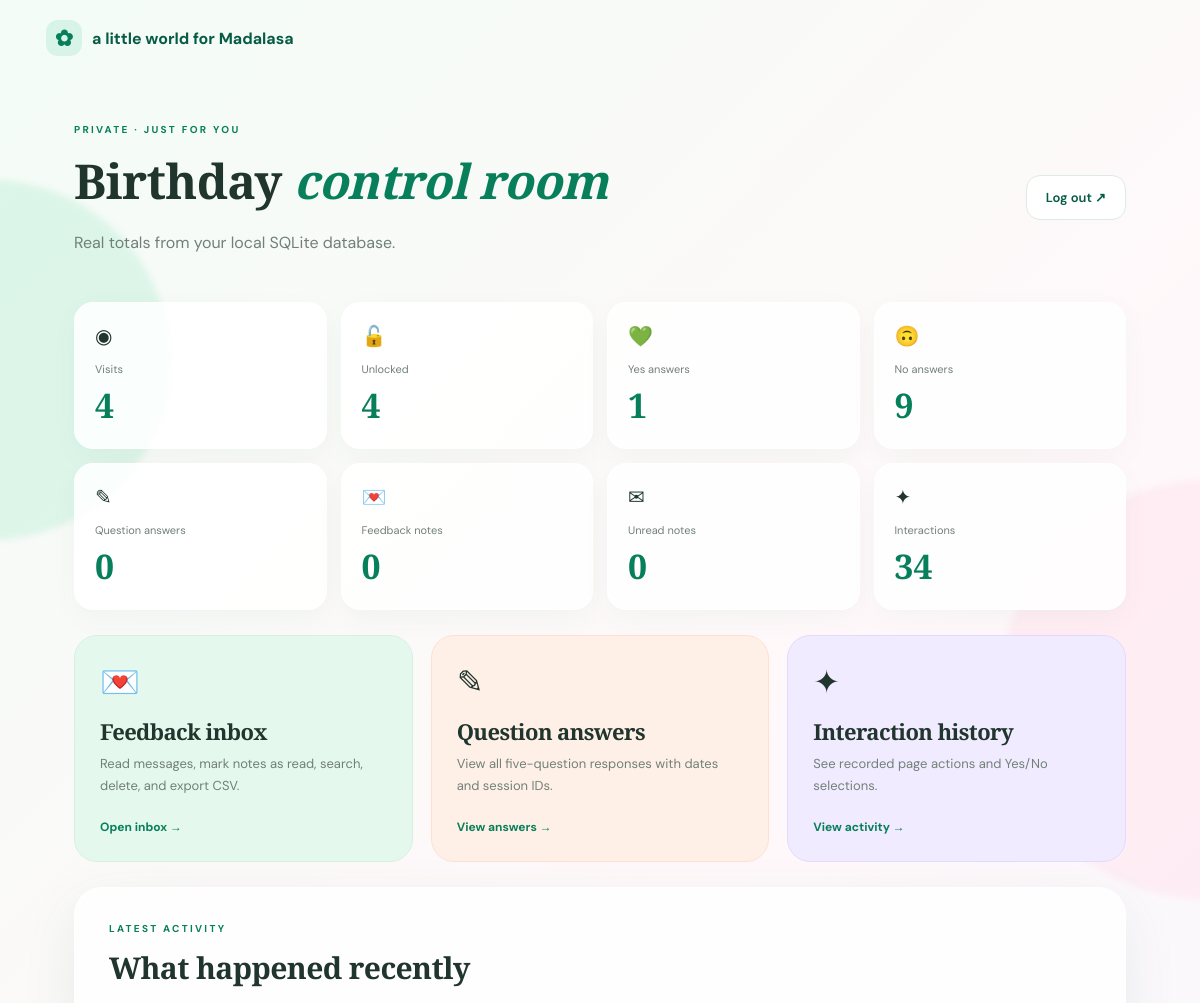
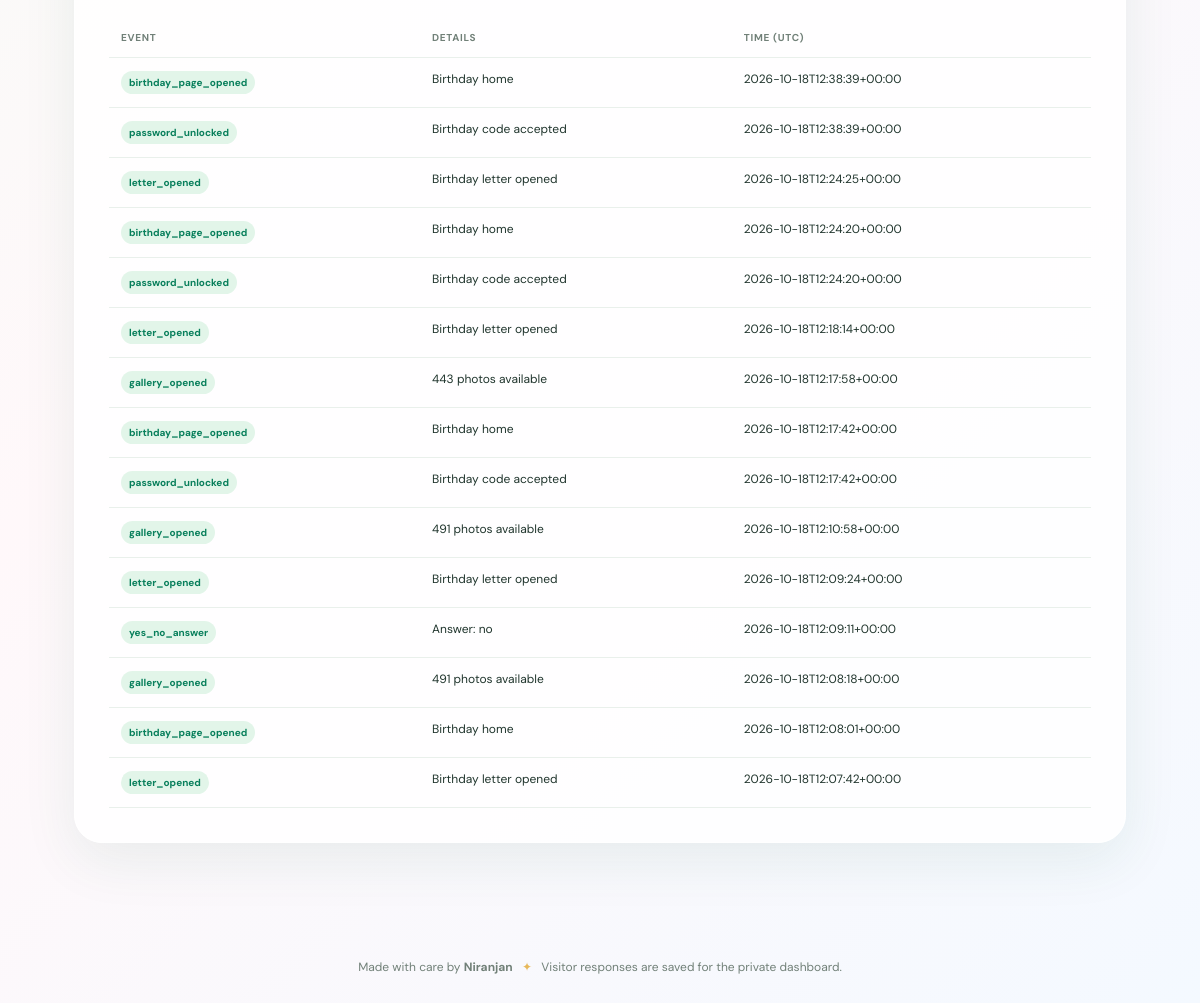
Page /admin (signed in) on the committed database (2 pictures, top to bottom).
### tables this page shows
CREATE TABLE events(id INTEGER PRIMARY KEY,visitor TEXT,event TEXT,details TEXT,created TEXT);

### app.py (the view)
@app.route('/admin')
@admin
def dashboard():
 with connect() as c:
  stats={k:c.execute(q).fetchone()[0] for k,q in {'visits':'SELECT COUNT(*) FROM visits','unlocked':'SELECT COUNT(*) FROM visits WHERE unlocked=1','yes':"SELECT COUNT(*) FROM responses WHERE answer='yes'",'no':"SELECT COUNT(*) FROM responses WHERE answer='no'",'answers':'SELECT COUNT(*) FROM answers','feedback':'SELECT COUNT(*) FROM feedback','unread':'SELECT COUNT(*) FROM feedback WHERE read=0','events':'SELECT COUNT(*) FROM events'}.items()}
  recent=c.execute('SELECT * FROM events ORDER BY id DESC LIMIT 15').fetchall()
 return render_template('admin_dashboard.html',stats=stats,recent=recent)

### app.py (called while the page is built)
def connect():
 c=sqlite3.connect(DB,timeout=20); c.row_factory=sqlite3.Row; return c

def csrf():
 if 'csrf' not in session: session['csrf']=secrets.token_urlsafe(24)
 return session['csrf']

@app.before_request
def check_csrf():
 if request.method=='POST':
  sent=request.form.get('csrf_token') or request.headers.get('X-CSRF-Token','')
  if not sent or not hmac.compare_digest(str(sent),str(session.get('csrf',''))): abort(400,'Form session expired. Refresh and try again.')

def admin(fn):
 @wraps(fn)
 def inner(*a,**kw):
  if not session.get('admin'): return redirect(url_for('admin_login'))
  return fn(*a,**kw)
 return inner

### templates/admin_dashboard.html (shortened to what this page needs)
{% extends 'base.html' %}
{% block content %}
<section class="admin-head">
    <div>
        <p class="eyebrow">PRIVATE · JUST FOR YOU</p>
        <h1>Birthday <span class="script">control room</span></h1>
        <p class="muted">Real totals from your local SQLite database.</p>
    </div>
    <form method="post" action="{{ url_for('logout') }}">
        <button class="btn secondary" type="submit">Log out ↗</button>
    </form>
</section>
<div class="stats-grid">
    {% for key, label, icon in [
        ('visits', 'Visits', '◉'),
        ('unlocked', 'Unlocked', '🔓'),
        ('yes', 'Yes answers', '💚'),
        ('no', 'No answers', '🙃'),
        ('answers', 'Question answers', '✎'),
        ('feedback', 'Feedback notes', '💌'),
        ('unread', 'Unread notes', '✉'),
        ('events', 'Interactions', '✦')
    ] %}
    <article class="stat-card">
        <span>{{ icon }}</span>
        <small>{{ label }}</small>
        <strong>{{ stats[key] }}</strong>
    </article>
    {% endfor %}
</div>
<div class="admin-links">
    <a class="feature-card" href="{{ url_for('feedback_list') }}">
        <span class="feature-icon">💌</span>
        <h3>Feedback inbox</h3>
        <p>Read messages, mark notes as read, search, delete, and export CSV.</p>
        <span class="feature-link">Open inbox →</span>
    </a>
    <a class="feature-card peach" href="{{ url_for('answers_list') }}">
        <span class="feature-icon">✎</span>
        <h3>Question answers</h3>
        <p>View all five-question responses with dates and session IDs.</p>
        <span class="feature-link">View answers →</span>
    </a>
    <a class="feature-card lilac" href="{{ url_for('interactions') }}">
        <span class="feature-icon">✦</span>
        <h3>Interaction history</h3>
        <p>See recorded page actions and Yes/No selections.</p>
        <span class="feature-link">View activity →</span>
    </a>
</div>
<section class="section-card">
    <div class="section-heading">
        <div>
            <p class="eyebrow">LATEST ACTIVITY</p>
            <h2>What happened recently</h2>
        </div>
    </div>
    {% if recent %}
    <div class="table-wrap">
        <table>
            <thead>
                <tr>
                    <th>Event</th>
                    <th>Details</th>
                    <th>Time (UTC)</th>
                </tr>
            </thead>
            <tbody>
                {% for r in recent %}
                <tr>
                    <td>
                        <span class="event-pill">{{ r.event }}</span>
                    </td>
                    <td>{{ r.details }}</td>
                    <td>{{ r.created }}</td>
                </tr>
                {% endfor %}
            </tbody>
        </table>
    </div>
    {% else %}
    <p class="muted">
        No activity yet. It will appear when the website is used.
    </p>
    {% endif %}
</section>
{% endblock %}

### templates/base.html (shortened to what this page needs)
<!doctype html>
<html lang="en">
<head>
    <link rel="stylesheet"
          href="{{ url_for('static', filename='css/style.css') }}">
</head>
<body>
    <div class="bg-orb orb1"></div>
    <header class="topbar">
        <a class="brand"
           href="{{ url_for('birthday') if session.get('unlocked') else url_for('home') }}">
            <span class="brand-icon">✿</span>
            a little world for Madalasa
        </a>
    </header>
    <main class="page">
        {% block content %}{% endblock %}
    </main>
    <footer class="footer">
        Made with care by <strong>Niranjan</strong>
        <span>✦</span>
        Visitor responses are saved for the private dashboard.
    </footer>
</body>
</html>

### static/css/style.css (style rules this page uses)
:root { --green:#087f5b;--deep:#075b45;--mint:#d8f3e7;--pale:#f2fbf6;--pink:#ffe4ed;--peach:#fff0e5;--gold:#e7b85b;--ink:#20352d;--muted:#718078;--line:#dcebe2;--white:#fff;--shadow:0 18px 55px #1c604015 }
* { box-sizing:border-box }
html { scroll-behavior:smooth }
body { margin:0;background:linear-gradient(135deg,#f3fcf6 0%,#fff8fa 48%,#f4f9ff 100%);color:var(--ink);font-family:'DM Sans',sans-serif;min-height:100vh;overflow-x:hidden }
.bg-orb { position:fixed;z-index:-1;border-radius:50%;filter:blur(3px);opacity:.5;pointer-events:none }
.orb1 { width:360px;height:360px;left:-190px;top:180px;background:#c4f0db }
.topbar { height:76px;max-width:1160px;margin:auto;padding:0 26px;display:flex;align-items:center;justify-content:space-between;gap:20px }
.brand { text-decoration:none;color:var(--deep);font-weight:700;display:flex;align-items:center;gap:10px }
.brand-icon { display:grid;place-items:center;background:var(--mint);width:36px;height:36px;border-radius:12px;color:var(--green);font-size:22px }
.page { max-width:1100px;margin:0 auto;padding:25px 24px 70px;position:relative;z-index:1 }
.footer { text-align:center;padding:22px 15px 30px;color:var(--muted);font-size:12px }
.footer span { color:var(--gold);padding:0 6px }
.card,.section-card { background:#ffffffd9;border:1px solid #ffffff;box-shadow:var(--shadow);border-radius:28px }
.eyebrow { font-size:10px;letter-spacing:2.3px;font-weight:700;color:var(--green);margin:0 0 12px }
.gate h1,h1,h2,h3 { font-family:'Playfair Display',serif;letter-spacing:-.6px }
.muted { color:var(--muted);line-height:1.7 }
.btn { display:inline-flex;align-items:center;justify-content:center;gap:12px;border:0;border-radius:14px;padding:13px 19px;font:600 13px 'DM Sans',sans-serif;text-decoration:none;cursor:pointer;transition:transform .2s,box-shadow .2s,background .2s }
.secondary { background:#fff;border:1px solid var(--line);color:var(--deep) }
.script { font-family:'Playfair Display',serif;font-style:italic;color:var(--green) }
.section-card { padding:34px;margin:24px 0 }
.section-card h2 { font-size:30px;margin:8px 0 }
.section-heading { display:flex;justify-content:space-between;align-items:center;margin-bottom:25px }
.feature-grid,.admin-links { display:grid;grid-template-columns:repeat(2,minmax(0,1fr));gap:18px;margin:25px 0 }
.feature-card { display:block;text-decoration:none;color:inherit;background:#e5f8ed;border:1px solid #d5f0e1;border-radius:23px;padding:25px;transition:.2s }
.feature-card.peach { background:#fff0e7;border-color:#ffdfcd }
.feature-card.lilac { background:#f1ebff;border-color:#e3d8ff }
.feature-icon { font-size:32px }
.feature-card h3 { font-size:22px;margin:13px 0 7px }
.feature-card p { font-size:13px;line-height:1.7;color:var(--muted);margin:0 0 18px }
.feature-link { color:var(--green);font-weight:700;font-size:12px }
.admin-head { display:flex;justify-content:space-between;align-items:center;gap:20px;margin:22px 0 30px }
.admin-head h1 { font-size:clamp(32px,4vw,48px);margin:5px 0 }
.stats-grid { display:grid;grid-template-columns:repeat(4,1fr);gap:14px }
.stat-card { padding:20px;border:1px solid #fff;background:#ffffffd9;border-radius:19px;box-shadow:0 9px 28px #1c60400a }
.stat-card>span { display:block;font-size:20px;margin-bottom:13px }
.stat-card small { display:block;color:var(--muted);font-size:11px }
.stat-card strong { display:block;font-family:'Playfair Display',serif;font-size:34px;color:var(--green);margin-top:6px }
.admin-links { grid-template-columns:repeat(3,minmax(0,1fr)) }
.table-wrap { overflow:auto }
table { border-collapse:collapse;width:100%;font-size:12px }
th { text-align:left;color:var(--muted);font-size:10px;letter-spacing:.7px;text-transform:uppercase }
td,th { padding:13px 12px;border-bottom:1px solid #e9f0eb;vertical-align:top }
td { max-width:350px;overflow-wrap:anywhere }
.event-pill { display:inline-block;border-radius:20px;background:#e2f5e9;color:var(--green);padding:5px 8px;font-size:10px;font-weight:700 }

### rows in the picture
events: event "birthday_page_opened", details "Birthday home", created "2026-10-18T12:38:39+00:00"
events: event "password_unlocked", details "Birthday code accepted", created "2026-10-18T12:38:39+00:00"
events: event "letter_opened", details "Birthday letter opened", created "2026-10-18T12:24:25+00:00"
events: event "birthday_page_opened", details "Birthday home", created "2026-10-18T12:24:20+00:00"
events: event "password_unlocked", details "Birthday code accepted", created "2026-10-18T12:24:20+00:00"
events: event "letter_opened", details "Birthday letter opened", created "2026-10-18T12:18:14+00:00"
events: event "gallery_opened", details "443 photos available", created "2026-10-18T12:17:58+00:00"
events: event "birthday_page_opened", details "Birthday home", created "2026-10-18T12:17:42+00:00"
events: event "password_unlocked", details "Birthday code accepted", created "2026-10-18T12:17:42+00:00"
events: event "gallery_opened", details "491 photos available", created "2026-10-18T12:10:58+00:00"
events: event "letter_opened", details "Birthday letter opened", created "2026-10-18T12:09:24+00:00"
events: event "yes_no_answer", details "Answer: no", created "2026-10-18T12:09:11+00:00"
events: event "gallery_opened", details "491 photos available", created "2026-10-18T12:08:18+00:00"
events: event "birthday_page_opened", details "Birthday home", created "2026-10-18T12:08:01+00:00"
events: event "letter_opened", details "Birthday letter opened", created "2026-10-18T12:07:42+00:00"

### other values in the picture
{{ icon }} "◉" "🔓" "💚" "🙃" "✎" "💌" "✉" "✦"
{{ label }} "Visits" "Unlocked" "Yes answers" "No answers" "Question answers" "Feedback notes" "Unread notes" "Interactions"
{{ stats[key] }} "4" "4" "1" "9" "0" "0" "0" "34"
